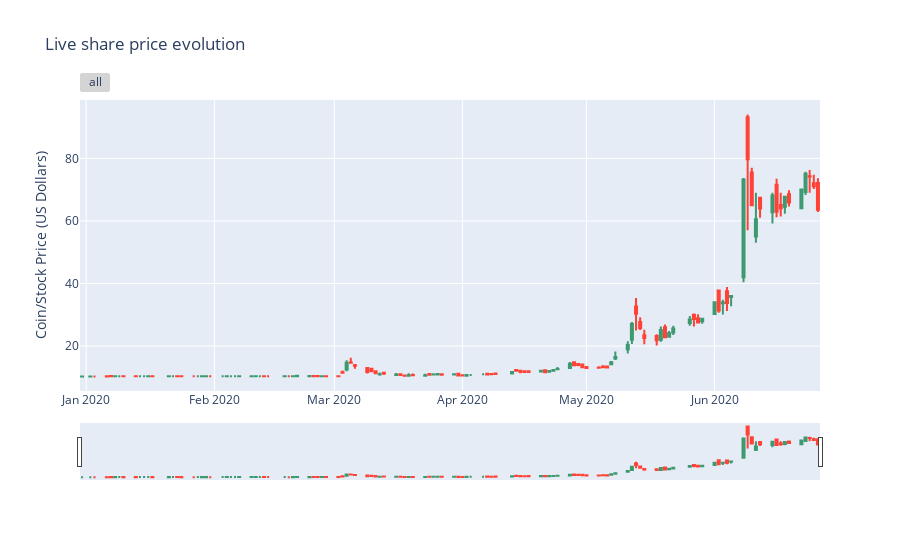

This figure's notebook cell:
### Markdown cell above
## Plotting the data

### Code cell
func.plot_data(data)
